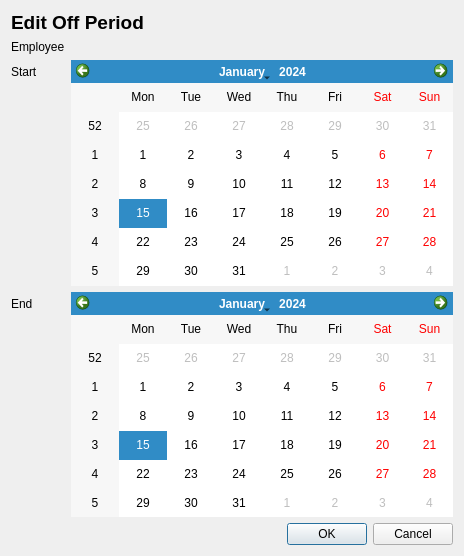
<?xml version="1.0" encoding="UTF-8"?>
<ui version="4.0">
 <class>Form</class>
 <widget class="QWidget" name="Form">
  <property name="geometry">
   <rect>
    <x>0</x>
    <y>0</y>
    <width>464</width>
    <height>556</height>
   </rect>
  </property>
  <property name="windowTitle">
   <string>Form</string>
  </property>
  <layout class="QVBoxLayout" name="verticalLayout">
   <item>
    <layout class="QVBoxLayout" name="editorLayout" stretch="0,1,0">
     <property name="sizeConstraint">
      <enum>QLayout::SetDefaultConstraint</enum>
     </property>
     <item>
      <widget class="QLabel" name="editorTitle">
       <property name="font">
        <font>
         <pointsize>14</pointsize>
         <weight>75</weight>
         <bold>true</bold>
        </font>
       </property>
       <property name="text">
        <string>Edit Off Period</string>
       </property>
      </widget>
     </item>
     <item>
      <layout class="QFormLayout" name="userFormLayout">
       <item row="0" column="0">
        <widget class="QLabel" name="employeeLabel">
         <property name="text">
          <string>Employee</string>
         </property>
        </widget>
       </item>
       <item row="0" column="1">
        <widget class="QLabel" name="name_label">
         <property name="text">
          <string/>
         </property>
        </widget>
       </item>
       <item row="1" column="0">
        <widget class="QLabel" name="typeLabel">
         <property name="text">
          <string>Start</string>
         </property>
        </widget>
       </item>
       <item row="2" column="0">
        <widget class="QLabel" name="referenceLabel">
         <property name="text">
          <string>End</string>
         </property>
        </widget>
       </item>
       <item row="1" column="1">
        <widget class="QCalendarWidget" name="startEdit"/>
       </item>
       <item row="2" column="1">
        <widget class="QCalendarWidget" name="endEdit"/>
       </item>
      </layout>
     </item>
     <item>
      <widget class="QDialogButtonBox" name="buttonBox">
       <property name="standardButtons">
        <set>QDialogButtonBox::Cancel|QDialogButtonBox::Ok</set>
       </property>
      </widget>
     </item>
    </layout>
   </item>
  </layout>
 </widget>
 <resources/>
 <connections/>
</ui>
